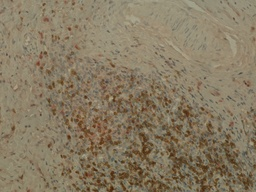
#> input picture ScriptsUsedInPaper/TimedRunImage.jpg, 256 x 192 px, shrunk from 2560 x 1920 before the run
$ python IHCRandomWalkResults.py   (older library calls are emulated)
#> lines starting #> are read from the running program, lines starting #| are printed output that depends on the picture; after the words box and inside, x2 and y2 are one past the last pixel; in counts of white or black regions, pixels touching at a corner belong together
#Griffin Calme
#This program will output DAB, Hematoxylin, and perm red

#Hematoxylin (Basic blue)= binds to nuclei
#Cytokines are perm Red Chromagen
#CD3 (T cells) are DAB

import numpy as np
from numpy import linalg

import matplotlib.pyplot as plt

from skimage.io import imread
from skimage.exposure import rescale_intensity
from skimage.segmentation import random_walker
from skimage.color import separate_stains
from skimage.color import rgb2grey

#from pyamg import *


#Color deconvolution
#Normalized optical density matrix
#see Ruifrok AC, Johnston DA. Quantification of histological staining by color deconvolution.
# R      G      B
# X      X      X   Hematoxylin(0)
# X      X      X   Red(1)
# X      X      X   DAB(2)
#Hematoxylin(0), Red(1), DAB(2)
rgb_from_hrd = np.array([[0.644, 0.710, 0.285],
                         [0.0326, 0.873, 0.487],
                         [0.270, 0.562, 0.781]])
#conv_matrix
hrd_from_rgb = linalg.inv(rgb_from_hrd)


#Import picture
#ihc_rgb = imread(r'TestImage.jpg')
ihc_rgb = imread(r'TimedRunImage.jpg')
#> ihc_rgb is the input picture: shape (192, 256, 3); mean R, G, B 135.1, 121.9, 98.2
#> `ihc_hrd = separate_stains(ihc_rgb, hrd_from_rgb)`: ihc_hrd: shape (192, 256, 3) float64; mean of channels 0, 1, 2 0.0338, 0, 0.0957

# Rescale signals so that intensity ranges from 0 to 1
# ihc_hrd[:, :, (0,1, or 2 -- is the color channel)]
def stainspace_to_2d_array(ihc_xyz, channel):
#> called with channel = 2
    rescale = rescale_intensity(ihc_xyz[:, :, channel], out_range=(0,1))
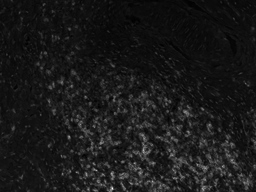
#> rescale: shape (192, 256) float64; min 0, max 1, mean 0.102
    stain_array = np.dstack((np.zeros_like(rescale), rescale, rescale))
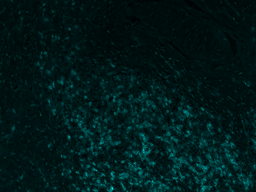
#> stain_array: shape (192, 256, 3) float64; mean of channels 0, 1, 2 0, 0.102, 0.102; drawn as R, G, B
    grey_array = rgb2grey(stain_array)

    return grey_array


#Stain space conversion
ihc_hrd = separate_stains(ihc_rgb, hrd_from_rgb)


DAB_Grey_Array = stainspace_to_2d_array(ihc_hrd, 2)
Hema_Gray_Array = stainspace_to_2d_array(ihc_hrd, 0)
#> call 2 of stainspace_to_2d_array, with channel = 0
#> in stainspace_to_2d_array (call 2), `rescale = rescale_intensity(ihc_xyz[:, :, channel], out_range=(0,1))`:
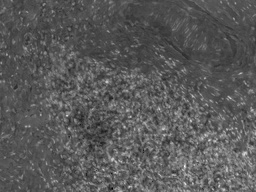
#> rescale: shape (192, 256) float64; min 0, max 1, mean 0.352
#> in stainspace_to_2d_array (call 2), `stain_array = np.dstack((np.zeros_like(rescale), rescale, rescale))`:
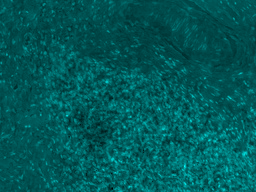
#> stain_array: shape (192, 256, 3) float64; mean of channels 0, 1, 2 0, 0.352, 0.352; drawn as R, G, B
#> in stainspace_to_2d_array (call 2), `grey_array = rgb2grey(stain_array)`:
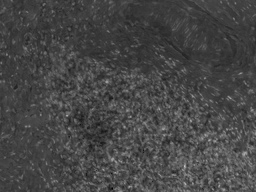
#> grey_array: shape (192, 256) float64; min 0, max 0.788, mean 0.277
permRed_Gray_Array = stainspace_to_2d_array(ihc_hrd, 1)
#> in stainspace_to_2d_array (call 3), `rescale = rescale_intensity(ihc_xyz[:, :, channel], out_range=(0,1))`: rescale: shape (192, 256) float64; every value is 0
#> in stainspace_to_2d_array (call 3), `stain_array = np.dstack((np.zeros_like(rescale), rescale, rescale))`: stain_array: shape (192, 256, 3) float64; every value is 0


#Get markers for random walk
def get_markers(grey_array, bottom_thresh, top_thresh):

    markers = np.zeros_like(grey_array)
    markers[grey_array < bottom_thresh] = 1
    markers[grey_array > top_thresh] = 2

    return markers


#perform Random Walker, fills in positive regions
DAB_segmentation = random_walker(DAB_Grey_Array, get_markers(DAB_Grey_Array, .3, .5), beta=130, mode='cg')
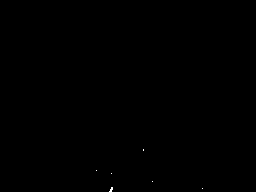
#> DAB_segmentation: shape (192, 256) float64; values 1 (black) and 2 (white), 0.04% white in thin lines or dots, all inside (x1, y1, x2, y2) = (96, 149, 203, 192)
Hema_segmentation = random_walker(Hema_Gray_Array, get_markers(Hema_Gray_Array, .2, .4), beta=130, mode='cg')
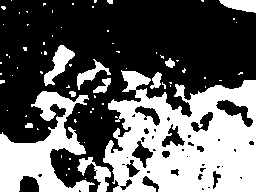
#> Hema_segmentation: shape (192, 256) float64; values 1 (black) and 2 (white), 38.5% white; 74 white regions (62 under 20 px), largest, box (x1, y1, x2, y2) and area: (103, 70, 256, 192) 12374, (0, 91, 95, 192) 4270, (44, 45, 75, 86) 513
permRed_segmentation = random_walker(permRed_Gray_Array, get_markers(permRed_Gray_Array, .4, .5), beta=130, mode='cg')
#> permRed_segmentation: shape (192, 256) float64; every value is 1


"""PRINTING OUTPUT"""

print('-------------------------')
print(' ')


'''Compute and Output'''
# Compute and output percentages of pixels stained by each chromagen
pic_dimensions = np.shape(DAB_segmentation)  # both arrays same shape
#> pic_dimensions = (192, 256)
total_pixels = pic_dimensions[0] * pic_dimensions[1]
#> total_pixels = 49152


#change negative pixel values from 1 -> 0, positives 2 -> 1
subtrahend_array = np.ones_like(DAB_segmentation)
DAB_segmentation = np.subtract(DAB_segmentation, subtrahend_array)
Hema_segmentation = np.subtract(Hema_segmentation, subtrahend_array)
permRed_segmentation = np.subtract(permRed_segmentation, subtrahend_array)

#count positive pixels
DAB_pixels = np.count_nonzero(DAB_segmentation)
#> DAB_pixels = 18
Hema_pixels = np.count_nonzero(Hema_segmentation)
#> Hema_pixels = 18922
red_pixels = np.count_nonzero(permRed_segmentation)
#> red_pixels = 0


DAB_coverage_percent = (round((DAB_pixels / total_pixels * 100), 1))
#> DAB_coverage_percent = 0
print("The percentage of the image covered by DAB is: " + str(DAB_coverage_percent) + "%")
#| The percentage of the image covered by DAB is: 0.0%

Hema_coverage_percent = (round((Hema_pixels / total_pixels * 100), 1))
#> Hema_coverage_percent = 38.5
print("The percentage of the image covered by Hematoxylin is: " + str(Hema_coverage_percent) + "%")
#| The percentage of the image covered by Hematoxylin is: 38.5%


total_cell_array = np.add(DAB_segmentation, Hema_segmentation)
#> total_cell_array: shape (192, 256) float64; values 0 (black) and 1 (white), 38.5% white; 75 white regions (63 under 20 px), largest, box (x1, y1, x2, y2) and area: (103, 70, 256, 192) 12388, (0, 91, 95, 192) 4270, (44, 45, 75, 86) 513
total_cell_pixels = np.count_nonzero(total_cell_array)
#> total_cell_pixels = 18940

total_cell_percent = (round((total_cell_pixels / total_pixels * 100), 1))
#> total_cell_percent = 38.5
print("The percentage of the image covered by DAB & Hematoxylin is: " + str(total_cell_percent) + "%")
#| The percentage of the image covered by DAB & Hematoxylin is: 38.5%

percent_pos_cells = (round((DAB_pixels / total_cell_pixels * 100), 1))
#> percent_pos_cells = 0.1
print("The percentage of CD3+ cells out of the total number of cells is: " + str(percent_pos_cells) + "%")
#| The percentage of CD3+ cells out of the total number of cells is: 0.1%

PercentPos = percent_pos_cells
#> PercentPos = 0.1

"""
if PercentPos >= 81:
    print('Proportion Score: 5')
    proportion_score = 5
elif PercentPos >= 61:
    print('Proportion Score: 4')
    proportion_score = 4
elif PercentPos >= 41:
    print('Proportion Score: 3')
    proportion_score = 3
elif PercentPos >= 21:
    print('Proportion Score: 2')
    proportion_score = 2
elif PercentPos >= 5:
    print('Proportion Score: 1')
    proportion_score = 1
elif PercentPos >= 0:
    print('Proportion Score: 0')
    proportion_score = 0
else:
    print('error, proportion score below zero?')
    proportion_score = -1
"""

# Cytokines
print(" ")

Red_coverage_percent = (round((red_pixels / total_pixels * 100), 1))
#> Red_coverage_percent = 0
print("The percentage of the image covered by cytokines is: " + str(Red_coverage_percent) + "%")
#| The percentage of the image covered by cytokines is: 0.0%

red_plus_total_array = np.add(total_cell_array, permRed_segmentation)
red_plus_total_pixels = np.count_nonzero(red_plus_total_array)
#> red_plus_total_pixels = 18940

adjusted_red_coverage_percent = (round((red_pixels / red_plus_total_pixels * 100), 1))
#> adjusted_red_coverage_percent = 0

print("The percentage of the area covered by cytokines, with non-cellular regions subtracted is: " + str(
    adjusted_red_coverage_percent) + "%")
#| The percentage of the area covered by cytokines, with non-cellular regions subtracted is: 0.0%


"""PLOTTING IMAGES"""

#Plot images
fig, axes = plt.subplots(2, 2, figsize=(12, 11))
#ax0 = axes.ravel()
ax0, ax1,  ax2, ax3 = axes.ravel()

ax0.imshow(ihc_rgb, cmap=plt.cm.gray, interpolation='nearest')
ax0.set_title("Original")

ax1.imshow(DAB_segmentation, cmap=plt.cm.gray, interpolation='nearest')
ax1.set_title("DAB")

ax2.imshow(permRed_segmentation, cmap=plt.cm.gray)
ax2.set_title("Permanent Red")

ax3.imshow(Hema_segmentation, cmap=plt.cm.gray)
ax3.set_title("Hematoxylin")

for ax in axes.ravel():
    ax.axis('on')

fig.subplots_adjust(left=None, bottom=None, right=None, top=None, wspace=None, hspace=None)


plt.show()

$ run again, with ScriptsUsedInPaper/TestImage.jpg copied over ScriptsUsedInPaper/TimedRunImage.jpg
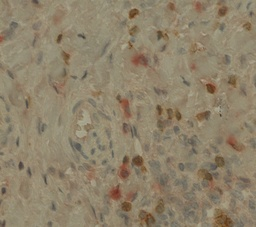
#> input picture ScriptsUsedInPaper/TestImage.jpg, 256 x 227 px, shrunk from 844 x 748 before the run
#> ihc_rgb is the input picture: shape (227, 256, 3); mean R, G, B 142.6, 129.7, 106.3
#> ihc_hrd: shape (227, 256, 3) float64; mean of channels 0, 1, 2 0.0311, 2.14e-06, 0.0856
#> `DAB_segmentation = random_walker(DAB_Grey_Array, get_markers(DAB_Grey_..`:
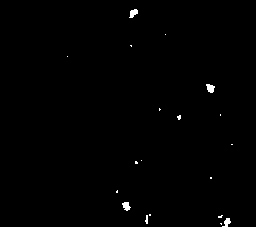
#> DAB_segmentation: shape (227, 256) float64; values 1 (black) and 2 (white), 0.5% white; 19 white regions (14 under 20 px), largest, box (x1, y1, x2, y2) and area: (206, 84, 215, 93) 56, (122, 202, 131, 211) 53, (129, 9, 138, 18) 52, (222, 218, 231, 227) 45, (145, 215, 148, 224) 20
#> DAB_pixels = 289
#> Hema_pixels = 5533
#> red_pixels = 3
#> DAB_coverage_percent = 0.5
#| The percentage of the image covered by DAB is: 0.5%
#> Hema_coverage_percent = 9.5
#| The percentage of the image covered by Hematoxylin is: 9.5%
#> `total_cell_array = np.add(DAB_segmentation, Hema_segmentation)`:
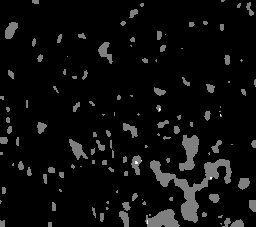
#> total_cell_array: shape (227, 256) float64; min 0, max 2, mean 0.1; drawn with min black and max white
#> total_cell_pixels = 5799
#> total_cell_percent = 10
#| The percentage of the image covered by DAB & Hematoxylin is: 10.0%
#> percent_pos_cells = 5
#| The percentage of CD3+ cells out of the total number of cells is: 5.0%
#> Red_coverage_percent = 0
#| The percentage of the image covered by cytokines is: 0.0%
#> red_plus_total_pixels = 5801
#> adjusted_red_coverage_percent = 0.1
#| The percentage of the area covered by cytokines, with non-cellular regions subtracted is: 0.1%
